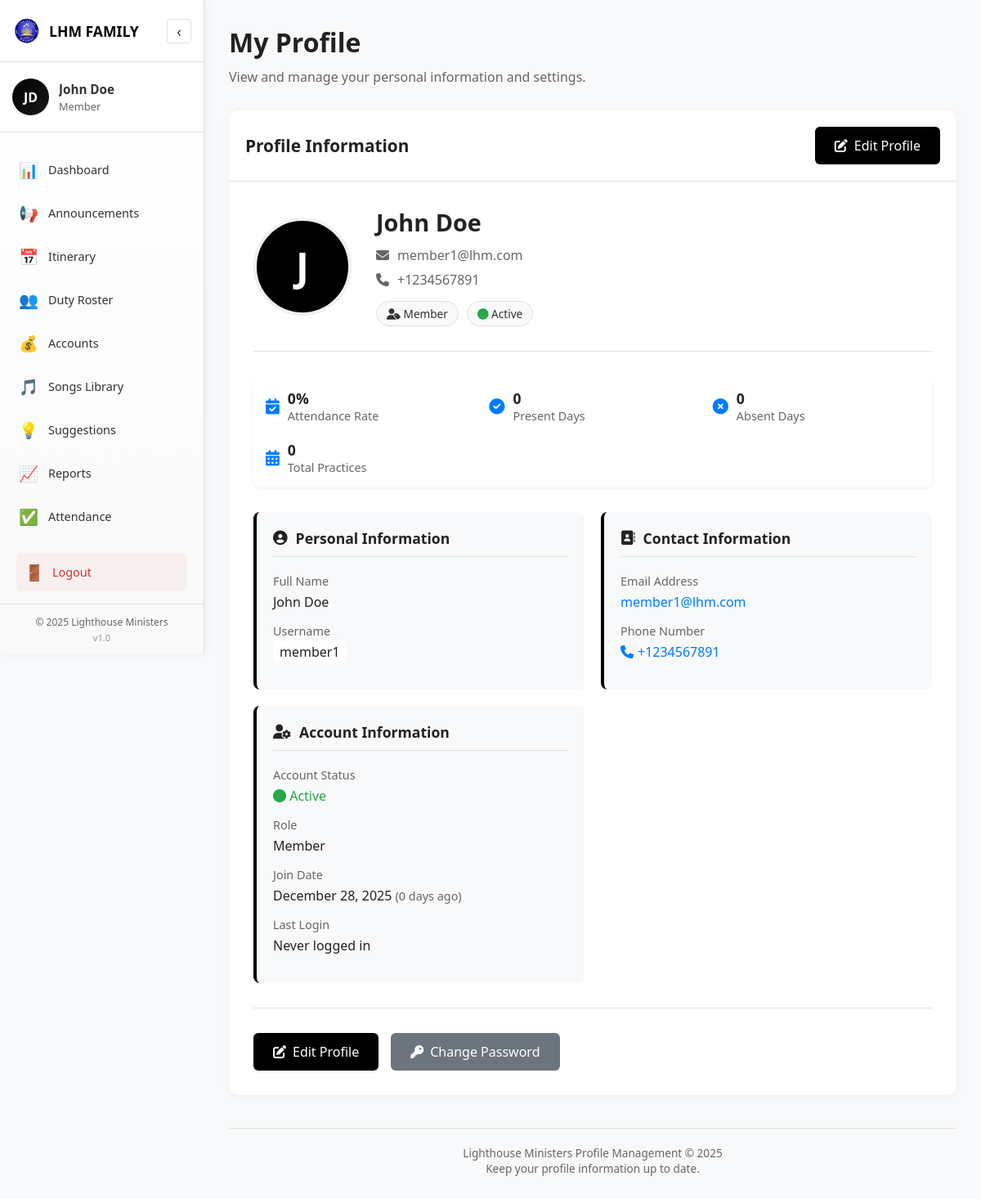
The app's page /profile.php (signed in) with its own data.
### tables this page shows
CREATE TABLE IF NOT EXISTS `users` (
    `id` INT AUTO_INCREMENT PRIMARY KEY,
    `username` VARCHAR(50) UNIQUE NOT NULL,
    `email` VARCHAR(100) UNIQUE NOT NULL,
    `password` VARCHAR(255) NOT NULL,
    `full_name` VARCHAR(100) NOT NULL,
    `role` ENUM('admin', 'chairman', 'secretary', 'treasurer', 'music_director', 'spiritual_leader', 'publicity_leader', 'member') DEFAULT 'member',
    `phone` VARCHAR(20),
    `voice_part` ENUM('soprano', 'alto', 'tenor', 'bass') DEFAULT NULL,
    `address` TEXT,
    `date_of_birth` DATE DEFAULT NULL,
    `profile_pic` VARCHAR(255) DEFAULT 'default.png',
    `join_date` DATE NOT NULL,
    `department` VARCHAR(50),
    `status` ENUM('active', 'inactive', 'suspended') DEFAULT 'active',
    `last_login` DATETIME DEFAULT NULL,
    `created_at` TIMESTAMP DEFAULT CURRENT_TIMESTAMP,
    `updated_at` TIMESTAMP DEFAULT CURRENT_TIMESTAMP ON UPDATE CURRENT_TIMESTAMP
);

### profile.php (the view, shortened to what this page needs)
<?php
require_once 'db.php';
$user_id = $_SESSION['user_id'];
$user_sql = "SELECT * FROM users WHERE id = '$user_id'";
$user_result = mysqli_query($conn, $user_sql);
$user = mysqli_fetch_assoc($user_result);
$attendance_sql = "SELECT
    SUM(CASE WHEN status = 'present' THEN 1 ELSE 0 END) as present_count,
    SUM(CASE WHEN status = 'absent' THEN 1 ELSE 0 END) as absent_count,
    COUNT(*) as total_records
    FROM attendance WHERE member_id = '$user_id'";
$attendance_result = mysqli_query($conn, $attendance_sql);
$attendance_data = mysqli_fetch_assoc($attendance_result);
$present_count = $attendance_data['present_count'] ?? 0;
$absent_count = $attendance_data['absent_count'] ?? 0;
$total_attendance = $present_count + $absent_count;
$attendance_rate = $total_attendance > 0 ? round(($present_count / $total_attendance) * 100) : 0;
?>
<!DOCTYPE html>
<html lang="en">
<head>
    <link rel="stylesheet" href="https://cdnjs.cloudflare.com/ajax/libs/font-awesome/6.4.0/css/all.min.css">
</head>
<body>
    <?php include 'sidebar.php'; ?>
    <div class="main-content" id="mainContent">
        <div class="page-header">
            <h1>My Profile</h1>
            <p>View and manage your personal information and settings.</p>
        </div>
        <div class="profile-container">
            <div class="section-header">
                <h2>Profile Information</h2>
                <div class="controls">
                    <button class="btn btn-primary" onclick="openEditProfileModal()">
                        <i class="fas fa-edit"></i> Edit Profile
                    </button>
                </div>
            </div>
            <div class="profile-info-section">
                <div class="profile-header">
                    <div class="profile-avatar">
                        <div class="avatar-image">
                            <?php echo strtoupper(substr($user['full_name'], 0, 1)); ?>
                        </div>
                    </div>
                    <div class="profile-details">
                        <h2><?php echo htmlspecialchars($user['full_name']); ?></h2>
                        <p><i class="fas fa-envelope"></i> <?php echo htmlspecialchars($user['email']); ?></p>
                        <?php if ($user['phone']): ?>
                        <p><i class="fas fa-phone"></i> <?php echo htmlspecialchars($user['phone']); ?></p>
                        <?php endif; ?>
                        <div class="profile-tags">
                            <span class="profile-tag">
                                <i class="fas fa-user-tag"></i> <?php echo ucfirst($user['role']); ?>
                            </span>
                            <span class="profile-tag">
                                <i class="fas fa-circle" style="color: <?php echo $user['status'] === 'active' ? '#28a745' : '#dc3545'; ?>"></i>
                                <?php echo ucfirst($user['status']); ?>
                            </span>
                        </div>
                    </div>
                </div>
                <div class="stats-info">
                    <div class="stat-item">
                        <div class="stat-icon">
                            <i class="fas fa-calendar-check"></i>
                        </div>
                        <div class="stat-text">
                            <div class="stat-number"><?php echo $attendance_rate; ?>%</div>
                            <div>Attendance Rate</div>
                        </div>
                    </div>
                    <div class="stat-item">
                        <div class="stat-icon">
                            <i class="fas fa-check-circle"></i>
                        </div>
                        <div class="stat-text">
                            <div class="stat-number"><?php echo $present_count; ?></div>
                            <div>Present Days</div>
                        </div>
                    </div>
                    <div class="stat-item">
                        <div class="stat-icon">
                            <i class="fas fa-times-circle"></i>
                        </div>
                        <div class="stat-text">
                            <div class="stat-number"><?php echo $absent_count; ?></div>
                            <div>Absent Days</div>
                        </div>
                    </div>
                    <div class="stat-item">
                        <div class="stat-icon">
                            <i class="fas fa-calendar-alt"></i>
                        </div>
                        <div class="stat-text">
                            <div class="stat-number"><?php echo $total_attendance; ?></div>
                            <div>Total Practices</div>
                        </div>
                    </div>
                </div>
                <div class="profile-grid">
                    <div class="profile-card">
                        <h3><i class="fas fa-user-circle"></i> Personal Information</h3>
                        <div class="detail-item">
                            <div class="detail-label">Full Name</div>
                            <div class="detail-value"><?php echo htmlspecialchars($user['full_name']); ?></div>
                        </div>
                        <div class="detail-item">
                            <div class="detail-label">Username</div>
                            <div class="detail-value">
                                <code style="background: #fff; padding: 3px 8px; border-radius: 4px;">
                                    <?php echo htmlspecialchars($user['username']); ?>
                                </code>
                            </div>
                        </div>
                    </div>
                    <div class="profile-card">
                        <h3><i class="fas fa-address-book"></i> Contact Information</h3>
                        <div class="detail-item">
                            <div class="detail-label">Email Address</div>
                            <div class="detail-value">
                                <a href="mailto:<?php echo htmlspecialchars($user['email']); ?>" style="color: #007bff; text-decoration: none;">
                                    <?php echo htmlspecialchars($user['email']); ?>
                                </a>
                            </div>
                        </div>
                        <?php if ($user['phone']): ?>
                        <div class="detail-item">
                            <div class="detail-label">Phone Number</div>
                            <div class="detail-value">
                                <a href="tel:<?php echo htmlspecialchars($user['phone']); ?>" class="phone-link">
                                    <i class="fas fa-phone"></i> <?php echo htmlspecialchars($user['phone']); ?>
                                </a>
                            </div>
                        </div>
                        <?php endif; ?>
                    </div>
                    <div class="profile-card">
                        <h3><i class="fas fa-user-cog"></i> Account Information</h3>
                        <div class="detail-item">
                            <div class="detail-label">Account Status</div>
                            <div class="detail-value">
                                <span style="color: <?php echo $user['status'] === 'active' ? '#28a745' : '#dc3545'; ?>; font-weight: 500;">
                                    <i class="fas fa-circle"></i> <?php echo ucfirst($user['status']); ?>
                                </span>
                            </div>
                        </div>
                        <div class="detail-item">
                            <div class="detail-label">Role</div>
                            <div class="detail-value"><?php echo ucfirst($user['role']); ?></div>
                        </div>
                        <div class="detail-item">
                            <div class="detail-label">Join Date</div>
                            <div class="detail-value">
                                <?php echo date('F j, Y', strtotime($user['join_date'])); ?>
                                <span style="color: #666; font-size: 0.9rem;">
                                    (<?php echo date_diff(new DateTime($user['join_date']), new DateTime())->days; ?> days ago)
                                </span>
                            </div>
                        </div>
                        <div class="detail-item">
                            <div class="detail-label">Last Login</div>
                            <div class="detail-value">
                                <?php if ($user['last_login']): ?>
                                    <?php echo date('F j, Y g:i A', strtotime($user['last_login'])); ?>
                                <?php else: ?>
                                    Never logged in
                                <?php endif; ?>
                            </div>
                        </div>
                    </div>
                </div>
                <div class="action-buttons">
                    <button class="btn btn-primary" onclick="openEditProfileModal()">
                        <i class="fas fa-edit"></i> Edit Profile
                    </button>
                    <button class="btn btn-secondary" onclick="openChangePasswordModal()">
                        <i class="fas fa-key"></i> Change Password
                    </button>
                </div>
            </div>
        </div>
        <div class="page-footer">
            <p>Lighthouse Ministers Profile Management &copy; <?php echo date('Y'); ?></p>
            <p>Keep your profile information up to date.</p>
        </div>
    </div>
</body>
</html>

### sidebar.php (shortened to what this page needs)
<?php
require_once 'db.php';
$user_id = $_SESSION['user_id'];
$user_query = mysqli_query($conn, "SELECT full_name, profile_pic, role FROM users WHERE id = '$user_id'");
$user_data = mysqli_fetch_assoc($user_query);
?>
<div class="sidebar-container" id="sidebar">
    <div class="sidebar-header">
        <div class="sidebar-logo">
            <img src="assets/images/logo1.png" alt="LHM Logo">
            <span class="logo-text">LHM FAMILY</span>
        </div>
        <button class="sidebar-toggle" id="sidebarToggle">
            <span class="toggle-icon">‹</span>
        </button>
    </div>
    <div class="user-profile">
        <div class="profile-pic">
            <?php if ($user_data['profile_pic'] && file_exists('assets/uploads/' . $user_data['profile_pic'])): ?>
                <img src="assets/uploads/<?php echo $user_data['profile_pic']; ?>" alt="Profile">
            <?php else: ?>
                <div class="profile-initials">
                    <?php
                    $initials = '';
                    $names = explode(' ', $user_data['full_name']);
                    foreach ($names as $name) {
                        $initials .= strtoupper(substr($name, 0, 1));
                    }
                    echo substr($initials, 0, 2);
                    ?>
                </div>
            <?php endif; ?>
        </div>
        <div class="profile-info">
            <h4 class="user-name"><?php echo htmlspecialchars($user_data['full_name']); ?></h4>
            <span class="user-role"><?php echo ucfirst($user_data['role']); ?></span>
        </div>
    </div>
    <nav class="sidebar-nav">
        <ul class="nav-menu">
            <li class="nav-item <?php echo basename($_SERVER['PHP_SELF']) == 'dashboard.php' ? 'active' : ''; ?>">
                <a href="dashboard.php" class="nav-link">
                    <span class="nav-icon">📊</span>
                    <span class="nav-text">Dashboard</span>
                </a>
            </li>
            <li class="nav-item <?php echo basename($_SERVER['PHP_SELF']) == 'announcements.php' ? 'active' : ''; ?>">
                <a href="announcements.php" class="nav-link">
                    <span class="nav-icon">📢</span>
                    <span class="nav-text">Announcements</span>
                </a>
            </li>
            <li class="nav-item <?php echo basename($_SERVER['PHP_SELF']) == 'itenary.php' ? 'active' : ''; ?>">
                <a href="itenary.php" class="nav-link">
                    <span class="nav-icon">📅</span>
                    <span class="nav-text">Itinerary</span>
                </a>
            </li>
            <li class="nav-item <?php echo basename($_SERVER['PHP_SELF']) == 'duty.php' ? 'active' : ''; ?>">
                <a href="duty.php" class="nav-link">
                    <span class="nav-icon">👥</span>
                    <span class="nav-text">Duty Roster</span>
                </a>
            </li>
            <li class="nav-item <?php echo basename($_SERVER['PHP_SELF']) == 'accounts.php' ? 'active' : ''; ?>">
                <a href="accounts.php" class="nav-link">
                    <span class="nav-icon">💰</span>
                    <span class="nav-text">Accounts</span>
                </a>
            </li>
            <li class="nav-item <?php echo basename($_SERVER['PHP_SELF']) == 'songs.php' ? 'active' : ''; ?>">
                <a href="songs.php" class="nav-link">
                    <span class="nav-icon">🎵</span>
                    <span class="nav-text">Songs Library</span>
                </a>
            </li>
            <li class="nav-item <?php echo basename($_SERVER['PHP_SELF']) == 'suggestions.php' ? 'active' : ''; ?>">
                <a href="suggestions.php" class="nav-link">
                    <span class="nav-icon">💡</span>
                    <span class="nav-text">Suggestions</span>
                </a>
            </li>
            <li class="nav-item <?php echo basename($_SERVER['PHP_SELF']) == 'reports.php' ? 'active' : ''; ?>">
                <a href="reports.php" class="nav-link">
                    <span class="nav-icon">📈</span>
                    <span class="nav-text">Reports</span>
                </a>
            </li>
            <li class="nav-item <?php echo basename($_SERVER['PHP_SELF']) == 'attendance.php' ? 'active' : ''; ?>">
                <a href="attendance.php" class="nav-link">
                    <span class="nav-icon">✅</span>
                    <span class="nav-text">Attendance</span>
                </a>
            </li>
            <li class="nav-item <?php echo basename($_SERVER['PHP_SELF']) == 'members.php' ? 'active' : ''; ?>">
                <a href="members.php" class="nav-link">
                </a>
            </li>
        </ul>
    </nav>
        <div class="logout-section">
            <a href="logout.php" class="logout-link">
                <span class="logout-icon">🚪</span>
                <span class="logout-text">Logout</span>
            </a>
        </div>
        <div class="sidebar-copyright">
            <p>&copy; <?php echo date('Y'); ?> Lighthouse Ministers</p>
            <p class="version">v1.0</p>
        </div>
    </div>

### records on screen
users: full_name "John Doe", role "Member", full_name "J", email "member1@lhm.com", phone "+1234567891", status "Active", username "member1", join_date "December 28, 2025"

### other values on screen
substr($initials, 0, 2) "JD"
$attendance_rate "0"
$present_count "0"
$absent_count "0"
$total_attendance "0"
